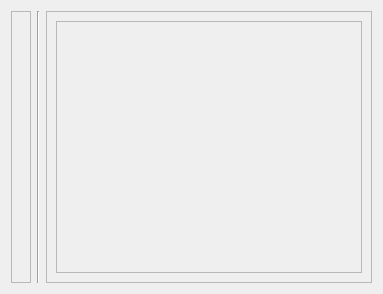
<?xml version="1.0" encoding="UTF-8"?>
<ui version="4.0">
 <class>Form</class>
 <widget class="QWidget" name="Form">
  <property name="geometry">
   <rect>
    <x>0</x>
    <y>0</y>
    <width>383</width>
    <height>294</height>
   </rect>
  </property>
  <property name="windowTitle">
   <string>Form</string>
  </property>
  <layout class="QHBoxLayout" name="horizontalLayout">
   <item>
    <widget class="QFrame" name="frame">
     <property name="frameShape">
      <enum>QFrame::StyledPanel</enum>
     </property>
     <property name="frameShadow">
      <enum>QFrame::Raised</enum>
     </property>
     <layout class="QHBoxLayout" name="horizontalLayout_3">
      <item>
       <layout class="QGridLayout" name="gridLayout"/>
      </item>
     </layout>
    </widget>
   </item>
   <item>
    <widget class="Line" name="line">
     <property name="orientation">
      <enum>Qt::Vertical</enum>
     </property>
    </widget>
   </item>
   <item>
    <widget class="QFrame" name="frame_2">
     <property name="frameShape">
      <enum>QFrame::StyledPanel</enum>
     </property>
     <property name="frameShadow">
      <enum>QFrame::Raised</enum>
     </property>
     <layout class="QHBoxLayout" name="horizontalLayout_2">
      <item>
       <widget class="QScrollArea" name="scrollArea">
        <property name="widgetResizable">
         <bool>true</bool>
        </property>
        <widget class="QWidget" name="scrollAreaWidgetContents">
         <property name="geometry">
          <rect>
           <x>0</x>
           <y>0</y>
           <width>306</width>
           <height>254</height>
          </rect>
         </property>
         <layout class="QHBoxLayout" name="horizontalLayout_4">
          <item>
           <layout class="QGridLayout" name="gridLayout_edges"/>
          </item>
         </layout>
        </widget>
       </widget>
      </item>
     </layout>
    </widget>
   </item>
  </layout>
 </widget>
 <resources/>
 <connections/>
</ui>
